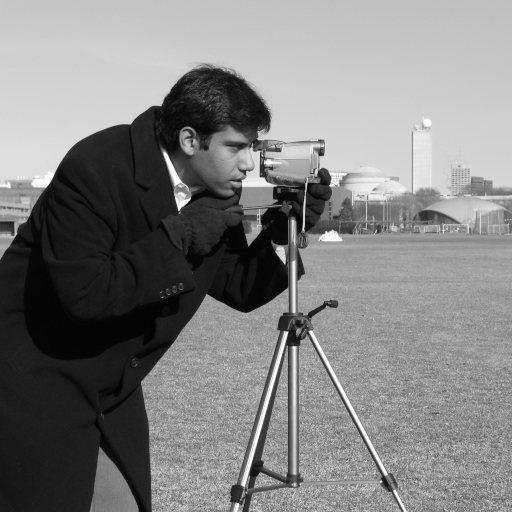
#> input picture skimage.data.camera(), 512 x 512 px
$ jupyter execute --allow-errors medical_imaging_detection.ipynb
#> lines starting #> are read from the running program, lines starting #| are printed output that depends on the picture; after the words box and inside, x2 and y2 are one past the last pixel; in counts of white or black regions, pixels touching at a corner belong together; long printed decimals are rounded
<a href="https://colab.research.google.com/github/mikekvashchuk888/Mykhailo-Kvashchuk-s-Projects/blob/main/01_medical_imaging_detection/medical_imaging_detection.ipynb" target="_parent"></a>

[cell 1]
import numpy as np
import matplotlib.pyplot as plt
from skimage import data, filters, exposure, morphology, measure


img = data.camera()
#> img is the input picture: shape (512, 512); min 0, max 255, mean 129.1


img_smooth = filters.gaussian(img, sigma=1.0)
img_eq = exposure.equalize_adapthist(img_smooth)
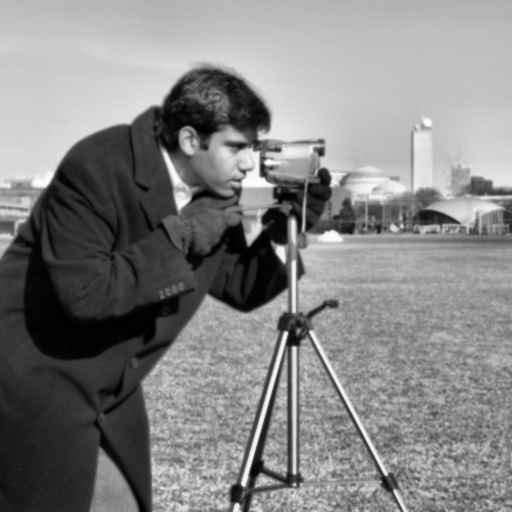
#> img_eq: shape (512, 512) float64; min 0, max 1, mean 0.519


thresh = filters.threshold_otsu(img_eq)
#> thresh = 0.436
mask = img_eq > thresh
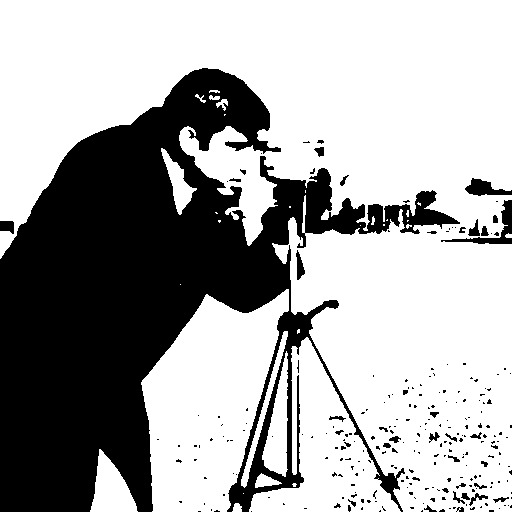
#> mask: shape (512, 512) bool; 66.2% white; 253 black regions (217 under 20 px), largest, box (x1, y1, x2, y2) and area: (0, 68, 460, 512) 85004, (441, 200, 512, 244) 634, (465, 178, 512, 196) 442


mask_clean = morphology.remove_small_objects(mask, min_size=500)
#> mask_clean: shape (512, 512) bool; 65.9% white; 253 black regions (217 under 20 px), largest, box (x1, y1, x2, y2) and area: (0, 68, 460, 512) 85686, (441, 200, 512, 244) 661, (465, 178, 512, 196) 442
mask_clean = morphology.remove_small_holes(mask_clean, area_threshold=500)
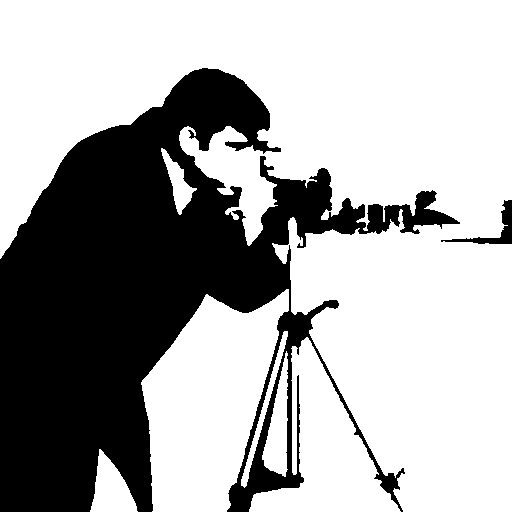
#> mask_clean: shape (512, 512) bool; 67.1% white; 2 black regions

#> (the rest of this cell did not finish here and is left out)

#> (a cell that did not finish here is left out)

[cell 3]
import numpy as np
import matplotlib.pyplot as plt
from skimage import morphology


#> (the rest of this cell did not finish here and is left out)

[cell 4]
import numpy as np
import matplotlib.pyplot as plt
from skimage import data, filters, exposure, morphology, measure

def process_image(img, sigma=1.0, min_size=500, hole_area=500, show=True):
    """
    Image processing pipeline:
    1) smooth
    2) contrast enhance
    3) threshold (Otsu)
    4) clean mask
    5) largest connected region
    6) measurements + figures
    """
#> called with sigma = 1, min_size = 500, hole_area = 500, show = True

    img_smooth = filters.gaussian(img, sigma=sigma)
    img_eq = exposure.equalize_adapthist(img_smooth)


    thresh = filters.threshold_otsu(img_eq)
#> thresh = 0.436
    mask = img_eq > thresh


    mask_clean = morphology.remove_small_objects(mask, min_size=min_size)
    mask_clean = morphology.remove_small_holes(mask_clean, area_threshold=hole_area)


    labels = measure.label(mask_clean)
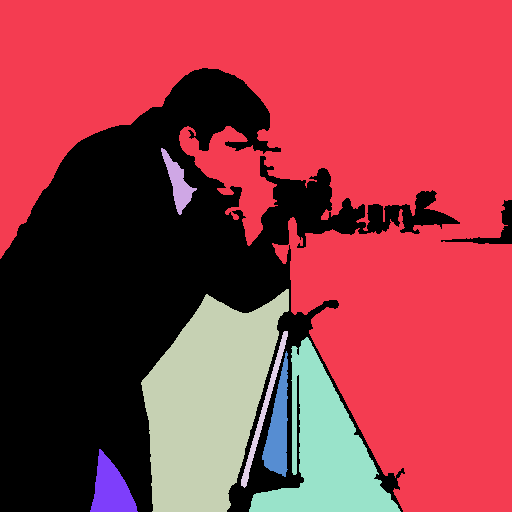
#> labels: shape (512, 512) int32; 8 distinct labels, from 0 to 7; one colour per label, 0 black
    regions = measure.regionprops(labels)
#> regions = 7 regions; box (x1, y1, x2, y2) and area: (0, 0, 512, 512) 138773, (141, 289, 289, 512) 20758, (249, 337, 401, 512) 11097, (262, 351, 288, 477) 1729, (90, 449, 138, 512) 1713, (241, 331, 288, 488) 881, (161, 148, 197, 215) 846
    largest = max(regions, key=lambda r: r.area) if regions else None
    largest_mask = (labels == largest.label) if largest else np.zeros_like(mask_clean, dtype=bool)
#> largest_mask: shape (512, 512) bool; 52.9% white; 2 black regions, box (x1, y1, x2, y2) and area: (0, 68, 460, 512) 122710, (441, 200, 512, 244) 661


    boundary = morphology.binary_dilation(largest_mask, morphology.disk(2)) ^ largest_mask
#> boundary: shape (512, 512) bool; 1.8% white in thin lines or dots, all inside (x1, y1, x2, y2) = (0, 68, 512, 512)


    metrics = {}
    if largest:
        metrics = {
            "area_pixels": float(largest.area),
            "perimeter_pixels": float(largest.perimeter),
            "centroid_row": float(largest.centroid[0]),
            "centroid_col": float(largest.centroid[1]),
            "eccentricity": float(largest.eccentricity),
            "otsu_threshold": float(thresh),
        }
#> metrics = {'area_pixels': 138773, 'perimeter_pixels': 4083, 'centroid_row': 188.1, 'centroid_col': 325.4, 'eccentricity': 0.803, 'otsu_threshold': 0.436}


    if show:
        plt.figure(figsize=(12,4))

        plt.subplot(1,3,1)
        plt.title("Enhanced")
        plt.imshow(img_eq, cmap="gray")
        plt.axis("off")

        plt.subplot(1,3,2)
        plt.title("Segmentation (Clean)")
        plt.imshow(mask_clean, cmap="gray")
        plt.axis("off")

        plt.subplot(1,3,3)
        plt.title("Overlay Boundary")
        plt.imshow(img_eq, cmap="gray")
        plt.imshow(boundary, alpha=0.6)
        plt.axis("off")

        plt.tight_layout()
        plt.show()

        print("Metrics:", metrics)
#| Metrics: {'area_pixels': 138773.0, 'perimeter_pixels': 4082.981, 'centroid_row': 188.102, 'centroid_col': 325.377, 'eccentricity': 0.8028, 'otsu_threshold': 0.4355}

    return img_eq, mask_clean, largest_mask, boundary, metrics

[cell 5]
img = data.camera()
img_eq, mask_clean, largest_mask, boundary, metrics = process_image(img)

[cell 6]
import os

out_dir = "figures_validation"
os.makedirs(out_dir, exist_ok=True)


plt.figure(figsize=(6,6))
plt.title("Enhanced")
plt.imshow(img_eq, cmap="gray")
plt.axis("off")
plt.savefig(f"{out_dir}/validation_enhanced.png", bbox_inches="tight", dpi=200)
plt.close()

plt.figure(figsize=(6,6))
plt.title("Segmentation")
plt.imshow(mask_clean, cmap="gray")
plt.axis("off")
plt.savefig(f"{out_dir}/validation_segmentation.png", bbox_inches="tight", dpi=200)
plt.close()

plt.figure(figsize=(6,6))
plt.title("Largest Region")
plt.imshow(largest_mask, cmap="gray")
plt.axis("off")
plt.savefig(f"{out_dir}/validation_largest_region.png", bbox_inches="tight", dpi=200)
plt.close()

plt.figure(figsize=(6,6))
plt.title("Overlay")
plt.imshow(img_eq, cmap="gray")
plt.imshow(boundary, alpha=0.6)
plt.axis("off")
plt.savefig(f"{out_dir}/validation_overlay.png", bbox_inches="tight", dpi=200)
plt.close()

print("Saved files in:", out_dir)
print(os.listdir(out_dir))

[cell 7]
import numpy as np
import matplotlib.pyplot as plt
from skimage import data, color, img_as_float
from ipywidgets import interact, Dropdown

def get_sample_image(choice):
    if choice == "camera (validation)":
        img = data.camera()
    elif choice == "coins":
        img = data.coins()
    elif choice == "cells":
        img = data.cells3d()[:, 1, :, :]
        img = img[20]
    elif choice == "horse (binary)":
        img = data.horse().astype(float)
    else:
        img = data.camera()


    if img.ndim == 3:
        img = color.rgb2gray(img)
    img = img_as_float(img)
    return img

def run_sample(choice="camera (validation)", sigma=1.0, min_size=500, hole_area=500):
    img = get_sample_image(choice)
    _ = process_image(img, sigma=sigma, min_size=min_size, hole_area=hole_area, show=True)

interact(
    run_sample,
    choice=Dropdown(options=["camera (validation)", "coins", "cells", "horse (binary)"], value="camera (validation)"),
    sigma=(0.0, 3.0, 0.2),
    min_size=(50, 3000, 50),
    hole_area=(50, 3000, 50)
);
#> the sliders are set to choice = camera (validation), sigma = 1.5, min_size = 1525, hole_area = 1525
#> call 2 of process_image, with sigma = 1.5, min_size = 1525, hole_area = 1525, show = True
#> in process_image (call 2), `mask = img_eq > thresh`: mask: shape (512, 512) bool; 66.7% white; 72 black regions (52 under 20 px), largest, box (x1, y1, x2, y2) and area: (0, 68, 459, 512) 79448, (228, 296, 404, 512) 5258, (449, 200, 512, 244) 855
#> in process_image (call 2), `mask_clean = morphology.remove_small_objects(mask, min_size=min_size)`: mask_clean: shape (512, 512) bool; 65.8% white; 72 black regions (52 under 20 px), largest, box (x1, y1, x2, y2) and area: (0, 68, 459, 512) 80559, (228, 296, 404, 512) 6510, (449, 200, 512, 244) 869
#> in process_image (call 2), `mask_clean = morphology.remove_small_holes(mask_clean, area_threshold=..`: mask_clean: shape (512, 512) bool; 66.8% white; 2 black regions
#> in process_image (call 2), `labels = measure.label(mask_clean)`:
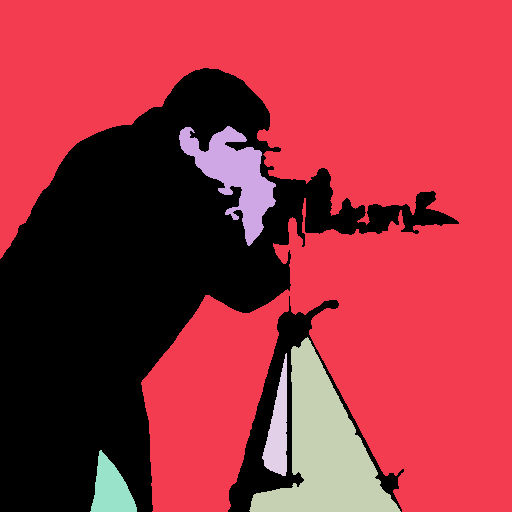
#> labels: shape (512, 512) int32; 6 distinct labels, from 0 to 5; one colour per label, 0 black
#> in process_image (call 2), `regions = measure.regionprops(labels)`: regions = 5 regions; box (x1, y1, x2, y2) and area: (0, 0, 512, 512) 155712, (249, 337, 401, 512) 11321, (179, 126, 276, 246) 4692, (90, 450, 137, 512) 1694, (262, 353, 287, 476) 1656
#> in process_image (call 2), `largest_mask = (labels == largest.label) if largest else np.zeros_like..`: largest_mask: shape (512, 512) bool; 59.4% white; 2 black regions, box (x1, y1, x2, y2) and area: (0, 68, 459, 512) 86945, (228, 296, 404, 512) 19487
#> in process_image (call 2), `boundary = morphology.binary_dilation(largest_mask, morphology.disk(2)..`:
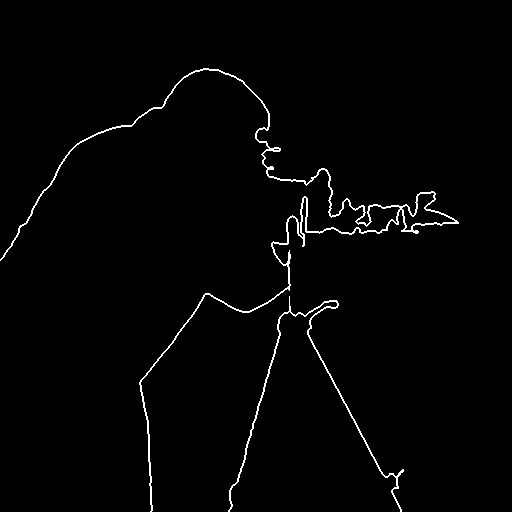
#> boundary: shape (512, 512) bool; 1.5% white in thin lines or dots, all inside (x1, y1, x2, y2) = (0, 68, 459, 512)
#> in process_image (call 2), `metrics = { "area_pixels": float(largest.area), "perimeter_pixels": fl..`: metrics = {'area_pixels': 155712, 'perimeter_pixels': 3868.8, 'centroid_row': 217.5, 'centroid_col': 313.1, 'eccentricity': 0.642, 'otsu_threshold': 0.436}
#| Metrics: {'area_pixels': 155712.0, 'perimeter_pixels': 3868.815, 'centroid_row': 217.451, 'centroid_col': 313.059, 'eccentricity': 0.6421, 'otsu_threshold': 0.4355}

[cell 8]
from google.colab import files
from skimage import io

def upload_and_run(sigma=1.0, min_size=500, hole_area=500):
#> called with sigma = 1, min_size = 500, hole_area = 500
    uploaded = files.upload()
#> the answer given: Gallary 1(CT SCAN BRAIN).png
    for fn in uploaded.keys():
        img = io.imread(fn, as_gray=True)
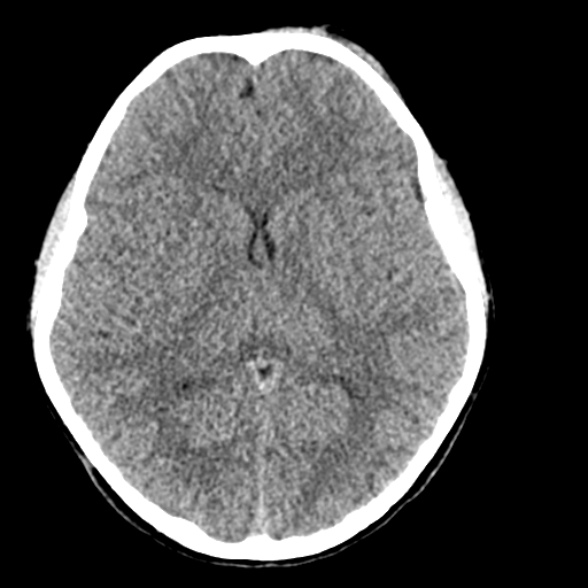
#> input picture 01_medical_imaging_detection/sample_images/Gallary 1(CT SCAN BRAIN).png, 588 x 588 px, found by its file name
#> img is the input picture: shape (588, 588) float64; min 0, max 1, mean 0.317
        _ = process_image(img, sigma=sigma, min_size=min_size, hole_area=hole_area, show=True)
#> call 3 of process_image, with sigma = 1, min_size = 500, hole_area = 500, show = True
#> in process_image (call 3), `img_eq = exposure.equalize_adapthist(img_smooth)`:
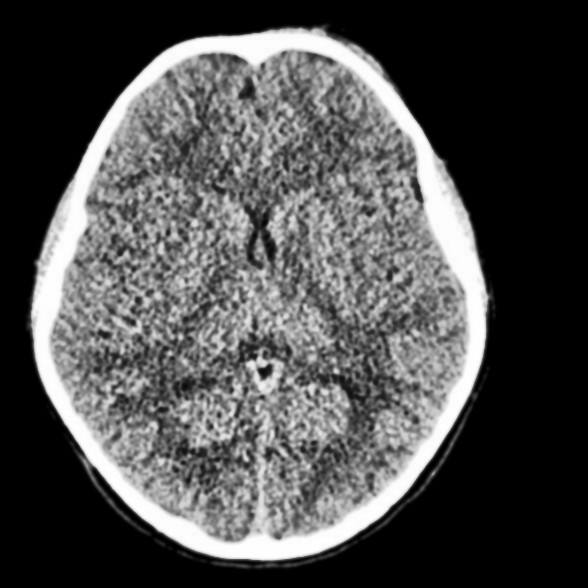
#> img_eq: shape (588, 588) float64; min 0, max 1, mean 0.311
#> in process_image (call 3), `thresh = filters.threshold_otsu(img_eq)`: thresh = 0.338
#> in process_image (call 3), `mask = img_eq > thresh`: mask: shape (588, 588) bool; 45.2% white; 41 white regions (27 under 20 px), largest, box (x1, y1, x2, y2) and area: (30, 28, 490, 561) 155625, (366, 382, 380, 404) 126, (368, 356, 380, 376) 99
#> in process_image (call 3), `mask_clean = morphology.remove_small_objects(mask, min_size=min_size)`: mask_clean: shape (588, 588) bool; 45% white; 1 white region, box (x1, y1, x2, y2) and area: (30, 28, 490, 561) 155610
#> in process_image (call 3), `mask_clean = morphology.remove_small_holes(mask_clean, area_threshold=..`:
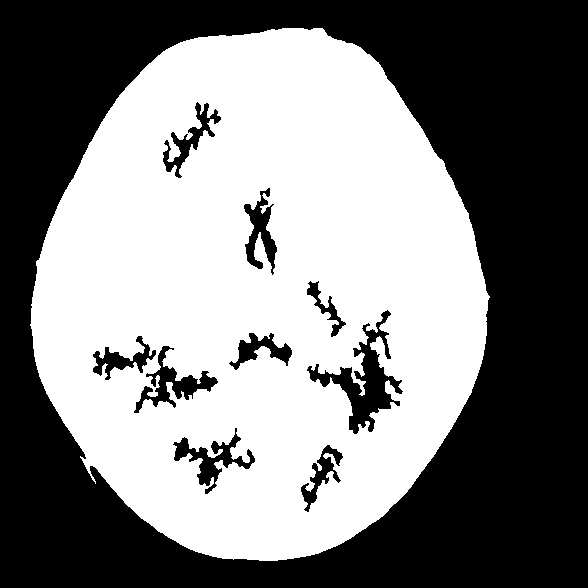
#> mask_clean: shape (588, 588) bool; 50.1% white; 10 black regions, largest, box (x1, y1, x2, y2) and area: (0, 0, 588, 588) 160606, (307, 310, 403, 434) 3334, (134, 346, 218, 413) 1561
#> in process_image (call 3), `labels = measure.label(mask_clean)`: labels: shape (588, 588) int32; values 0 (black) and 1 (white), 50.1% white; 10 black regions
#> in process_image (call 3), `regions = measure.regionprops(labels)`: regions = 1 regions; box (x1, y1, x2, y2) and area: (30, 28, 490, 561) 173215
#> in process_image (call 3), `boundary = morphology.binary_dilation(largest_mask, morphology.disk(2)..`:
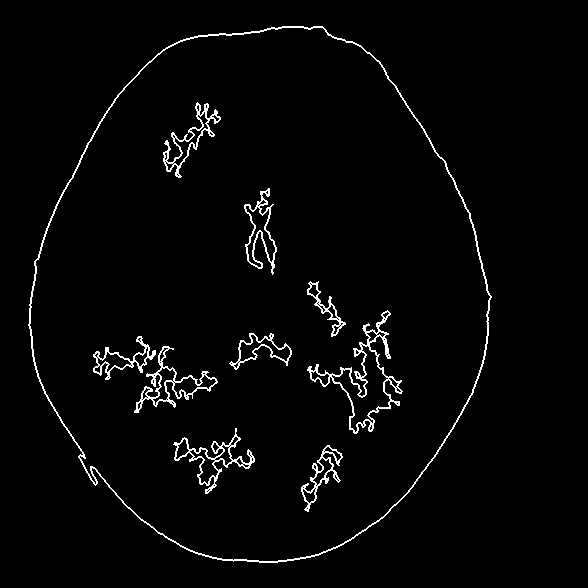
#> boundary: shape (588, 588) bool; 2.6% white in thin lines or dots, all inside (x1, y1, x2, y2) = (28, 26, 492, 563)
#> in process_image (call 3), `metrics = { "area_pixels": float(largest.area), "perimeter_pixels": fl..`: metrics = {'area_pixels': 173215, 'perimeter_pixels': 5534.9, 'centroid_row': 292, 'centroid_col': 259.4, 'eccentricity': 0.544, 'otsu_threshold': 0.338}
#| Metrics: {'area_pixels': 173215.0, 'perimeter_pixels': 5534.930, 'centroid_row': 291.987, 'centroid_col': 259.436, 'eccentricity': 0.5437, 'otsu_threshold': 0.3379}

upload_and_run()
